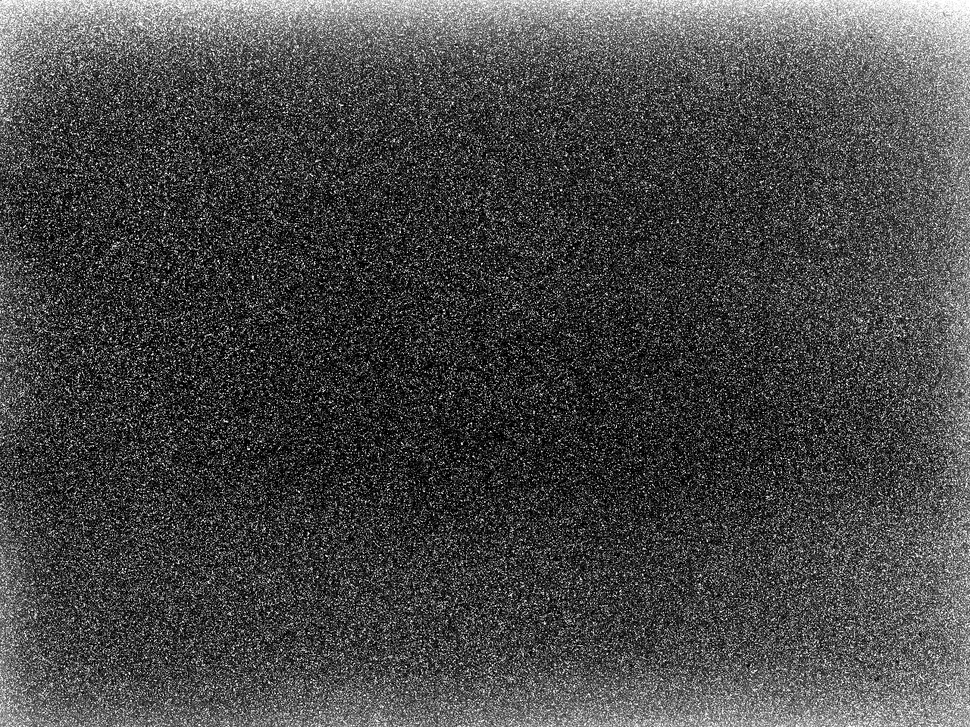
#> input picture cali.png, 970 x 727 px, shrunk from 1280 x 960 before the run
$ python MedianFilter.py   (Python 2 division)
#> lines starting #> are read from the running program, lines starting #| are printed output that depends on the picture
import numpy
from PIL import Image
import numpy as np

def median_filter1(data, filter_size):
    temp = []
    indexer = filter_size // 2
    data_final = []
    data_final = numpy.zeros((len(data),len(data[0])))
    for i in range(len(data)):
        for j in range(len(data[0])):
            for z in range(filter_size):
                if i + z - indexer < 0 or i + z - indexer > len(data) - 1:
                    for c in range(filter_size):
                        temp.append(0)
                else:
                    if j + z - indexer < 0 or j + indexer > len(data[0]) - 1:
                        temp.append(0)
                    else:
                        for k in range(filter_size):
                            temp.append(data[i + z - indexer][j + k - indexer])
            temp.sort()
            data_final[i][j] = temp[len(temp) // 2]
            temp = []
    return data_final

def main1():
    img = Image.open("original_chart.png").convert("L")
    arr = numpy.array(img)
    removed_noise = median_filter1(arr, 5 )
    img2 = Image.fromarray(removed_noise)
    img2.show()
    #img2.save( "advancedfilter.png" )

def median_filter(data, filter_size, pos200 , pos150 , pos100 , pos50 ):
    temp = []
    indexer = filter_size // 2
    data_final = []
    data_final = numpy.zeros((len(data),len(data[0])))
    s200 = set([(x, y) for x, y in pos200])
    s150 = set([(x, y) for x, y in pos150])
    s100 = set([(x, y) for x, y in pos100])
    s50 = set([(x, y) for x, y in pos50])
    counttatol = 0
    countin = 0
    countout = 0
    testnum = 0
    for i in range(len(data)):
        for j in range(len(data[0])):
            #print( i,j )
            counttatol+=1
            if (i, j) in s50:
                strfinal = "process" + str(i) + " " + str(j) + " value " + str(data[i][j]) + "\n"
                for z in range(filter_size):
                    if i + z - indexer < 0 or i + z - indexer > len(data) - 1:
                        for c in range(filter_size):
                            temp.append(0)
                    else:
                        if j + z - indexer < 0 or j + indexer > len(data[0]) - 1:
                            temp.append(0)
                        else:
                            for k in range(filter_size):
                                if (i + z - indexer, j + k - indexer ) in s200:
                                    strfinal += "\t" +  str( i + z - indexer) + " " + str(j + k - indexer) + " "  + str(data[i + z - indexer][j + k - indexer])  + " in200\n"
                                    #temp.append(data[i + z - indexer][j + k - indexer] // 4)
                                elif (i + z - indexer, j + k - indexer ) in s150:
                                    v = data[i + z - indexer][j + k - indexer] /3
                                    temp.append(v)
                                    strfinal += "\t" +  str( i + z - indexer) + " " + str(j + k - indexer) + " "  + str(data[i + z - indexer][j + k - indexer])  + " in150 insert " +  str(v) + "\n"
                                elif (i + z - indexer, j + k - indexer ) in s100:
                                    v = data[i + z - indexer][j + k - indexer] /2
                                    temp.append(v)
                                    strfinal += "\t" +  str( i + z - indexer) + " " + str(j + k - indexer) + " "  + str(data[i + z - indexer][j + k - indexer])  + " in100 insert " +  str(v) + "\n"
                                    #print( "100" )
                                    #temp.append(data[i + z - indexer][j + k - indexer] // 2)
                                elif (i + z - indexer, j + k - indexer ) in s50:
                                    v = data[i + z - indexer][j + k - indexer] *2/3
                                    temp.append(v)
                                    strfinal += "\t" +  str( i + z - indexer) + " " + str(j + k - indexer) + " "  + str(data[i + z - indexer][j + k - indexer])  + " in50 insert " +  str(v) + "\n"
                                else:
                                    v = data[i + z - indexer][j + k - indexer]
                                    temp.append(v)
                                    strfinal += "\t" +  str( i + z - indexer) + " " + str(j + k - indexer) + " "  + str(data[i + z - indexer][j + k - indexer])  + " normal " +  str(v) + "\n"
                                    # [7 lines of commented-out code are left out]
                if( len(temp)  > 2 ):
                    #if( data[i][j] > temp[len(temp) // 2]  ):
                    if( data[i][j] > sum(temp) / len(temp)  ):
                        data_final[i][j] = sum(temp) / len(temp)
                    else:
                        data_final[i][j] = data[i][j]
                else:
                    #data_final[i][j] = data[i][j]
					data_final[i][j] = 0
                countin+=1
                temp = []
                #print( "final" )
                #print( i , j , data[i][j] , data_final[i][j] )

            else:
                countout+=1
                data_final[i][j] = data[i][j]
    print( counttatol , countin , countout )
    return data_final


def main():
    # [4 lines of commented-out code are left out]
    imgcal = Image.open("cali.png").convert("L")
#> imgcal is the input picture: PIL image 970x727 L; min 0, max 255, mean 71.1
    #imgcal = Image.open("original_chart.png").convert("L")
    # imgcal.show()
    np.save("test.npy" , imgcal)
    variance = np.load("test.npy")
    print( variance.shape )
    # variance.shape[0]*variance.shape[1]
    pos250 = np.c_[np.where(variance >= 250)].tolist()
    pos200 = np.c_[np.where(variance >= 200)].tolist()
    pos150 = np.c_[np.where(variance >= 150)].tolist()
    pos100 = np.c_[np.where(variance >= 100)].tolist()
    pos50 = np.c_[np.where(variance > 50)].tolist()
    a = 100.000
    print( a*len(pos250) / (variance.shape[0]*variance.shape[1])  )
    print( a*len(pos200) / (variance.shape[0]*variance.shape[1])  )
    print( a*len(pos150) / (variance.shape[0]*variance.shape[1])  )
    print( a*len(pos100) / (variance.shape[0]*variance.shape[1])  )
    print( a*len(pos50) / (variance.shape[0]*variance.shape[1])  )
    #img = Image.open("cali.png").convert("L")
    #img = Image.open("cali_small.png").convert("L")
    #img = Image.open("original_doll.png").convert("L")
    img = Image.open("original_chart.png").convert("L")
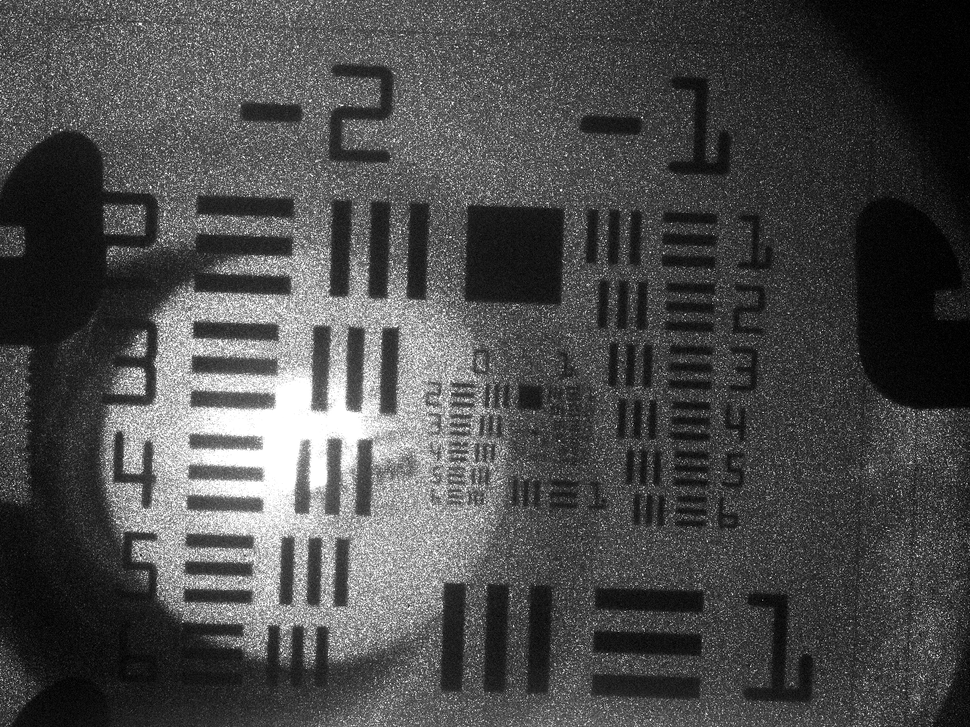
#> input picture original_chart.png, 970 x 727 px, shrunk from 1280 x 960 before the run
#> img is the input picture: PIL image 970x727 L; min 0, max 255, mean 74.9
    arr = numpy.array(img)
    # [4 lines of commented-out code are left out]
    removed_noise = median_filter(arr, 3, pos200 , pos150  , pos100 , pos50  )
#> in median_filter, `data_final = numpy.zeros((len(data),len(data[0])))`: data_final: shape (727, 970) float64; every value is 0
#> after the loop in median_filter, `for i in range(len(data)):`:
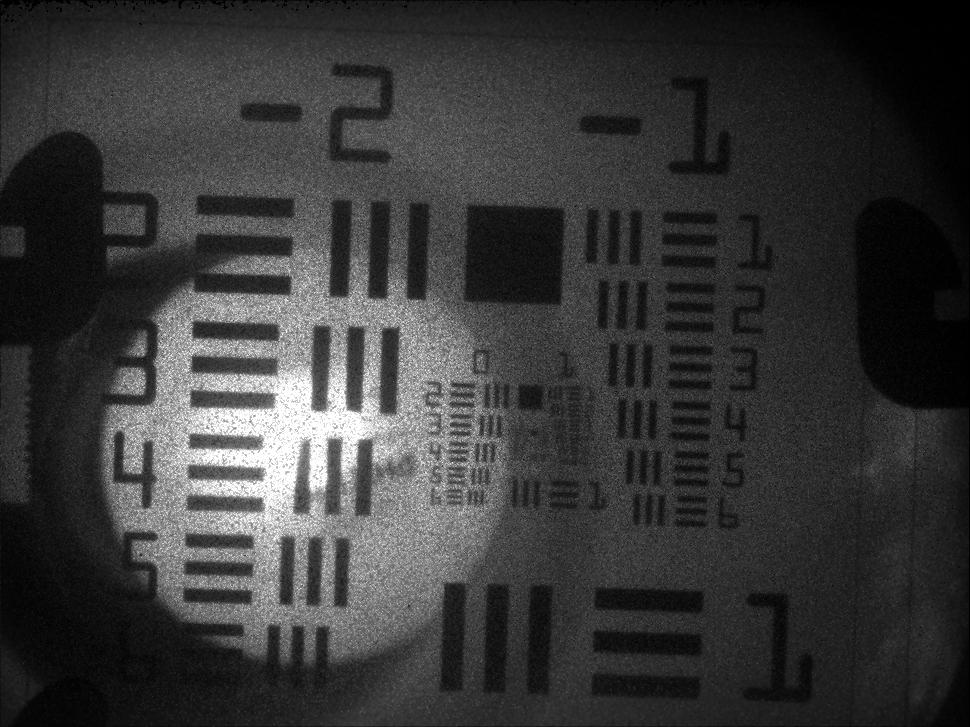
#> data_final: shape (727, 970) float64; min 0, max 255, mean 56
#> after the loop in median_filter, `for i in range(len(data)):`: countin = 393837; countout = 311353; counttatol = 705190
#| 705190 393837 311353
    img2 = Image.fromarray(removed_noise)
    img2.show()
    #img.save( "advancedfilter.png" )


main()
